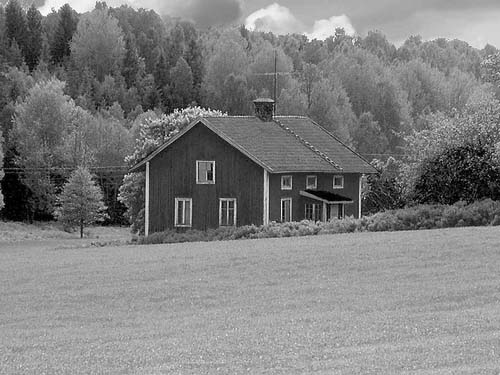
#> input picture Assignment01/img1.jpg, 500 x 375 px
$ jupyter execute Assignment01_2017_13758.ipynb   (shell and % lines are left out)
#> lines starting #> are read from the running program, lines starting #| are printed output that depends on the picture
0. Package Installation

[cell 1]
import numpy as np
import matplotlib.pyplot as plt
import cv2
import os

print("numpy version : ",np.__version__)
print("opencv version : ",cv2.__version__)

1. 2D Fourier Transform of Images

[cell 2]
# image load
img1 = cv2.imread('img1.jpg')
#> img1 is the input picture: shape (375, 500, 3); min 0, max 255, mean 127.1
img2 = cv2.imread('img2.jpg')
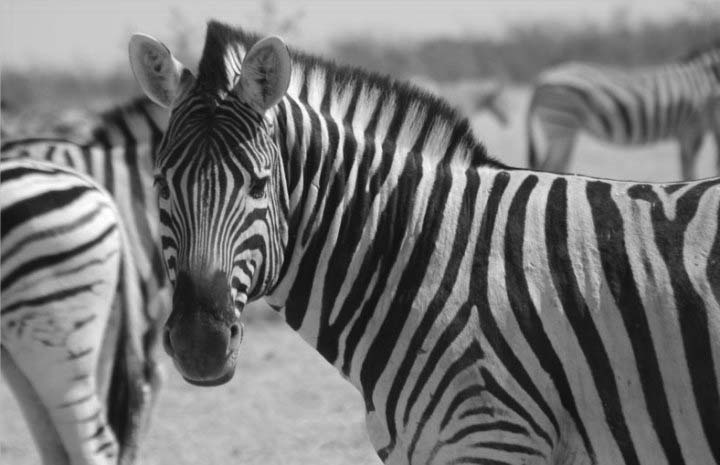
#> input picture Assignment01/img2.jpg, 720 x 465 px
#> img2 is the input picture: shape (465, 720, 3); min 6, max 255, mean 118

# plot raw image
plt.imshow(img1)
plt.title("Raw image of img1")
plt.show()
plt.imshow(img2)
plt.title("Raw image of img2")
plt.show()

# crop image2
h, w, c = img1.shape
#> h = 375; w = 500; c = 3
img2 = cv2.resize(img2, (w,h), interpolation=cv2.INTER_AREA)
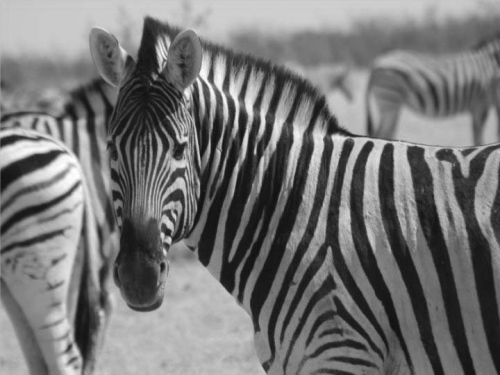
#> img2: shape (375, 500, 3); min 14, max 255, mean 118
plt.imshow(img1)
plt.title("Raw image of img1")
plt.show()
plt.imshow(img2)
plt.title("Resized image of img2")
plt.show()

[cell 3]
# DFT function
def DFT(img):
    img = cv2.cvtColor(img, cv2.COLOR_BGR2GRAY)
    dft = cv2.dft(np.float32(img),flags=cv2.DFT_COMPLEX_OUTPUT)
    dft_shift = np.fft.fftshift(dft)
    magnitude = 20*np.log(cv2.magnitude(dft_shift[:,:,0], dft_shift[:,:,1]))
    phase = cv2.phase(dft_shift[:, :, 0], dft_shift[:, :, 1])

    return magnitude, phase

img1_mag, img1_phase = DFT(img1)
img2_mag, img2_phase = DFT(img2)
#> in DFT (call 2), `magnitude = 20*np.log(cv2.magnitude(dft_shift[:,:,0], dft_shift[:,:,1]))`:
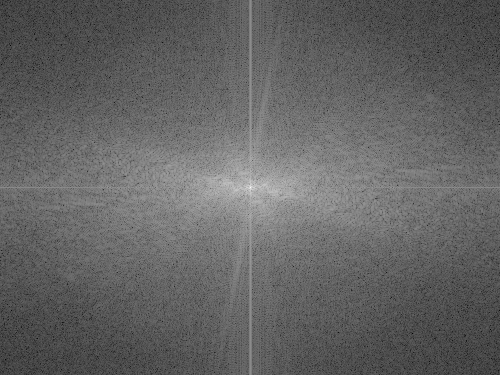
#> magnitude: shape (375, 500) float32; min 18.62, max 338.2, mean 143.5; drawn with min black and max white
#> in DFT (call 2), `phase = cv2.phase(dft_shift[:, :, 0], dft_shift[:, :, 1])`:
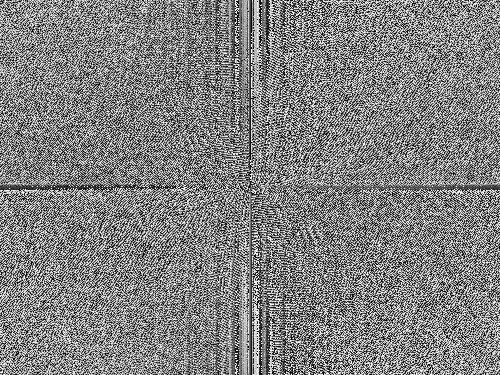
#> phase: shape (375, 500) float32; min 5.17e-05, max 6.28, mean 3.2; drawn with min black and max white

plt.subplot(121),plt.imshow(img1_mag, cmap='gray')
plt.title('Image1 Magnitude')
plt.subplot(122),plt.imshow(img1_phase, cmap='gray')
plt.title('Image1 Phase')
plt.show()

plt.subplot(121),plt.imshow(img2_mag, cmap='gray')
plt.title('Image2 Magnitude')
plt.subplot(122),plt.imshow(img2_phase, cmap='gray')
plt.title('Image2 Phase')
plt.show()

[cell 4]
# mixed magnitude and phase
img1_fshift = np.exp(img1_mag/20) * np.exp(-1j * img2_phase)
img2_fshift = np.exp(img2_mag/20) * np.exp(-1j * img1_phase)

# IFFT function
def IFFT(fshift):
    f_ishift = np.fft.ifftshift(fshift)
    img_back = np.fft.ifft2(f_ishift)
    img_back = np.abs(img_back)
    img_back = np.array(img_back, dtype=np.uint8)
    img_back = cv2.cvtColor(img_back, cv2.COLOR_GRAY2BGR)
#> img_back: shape (375, 500, 3)

    return img_back

new_img1 = IFFT(img1_fshift)
new_img2 = IFFT(img2_fshift)
#> in IFFT (call 2), `img_back = np.array(img_back, dtype=np.uint8)`:
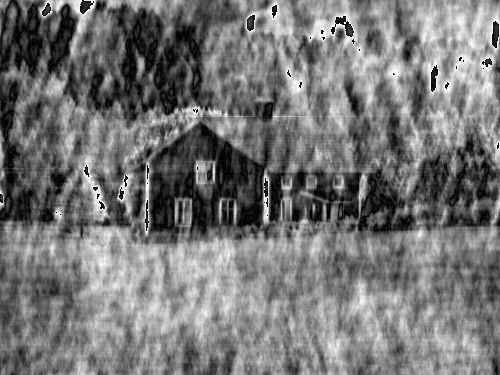
#> img_back: shape (375, 500); min 0, max 255, mean 117.3

plt.imshow(new_img1)
plt.title("New image of img1")
plt.show()
plt.imshow(new_img2)
plt.title("New image of img2")
plt.show()

2. Perspective Image Transforms

[cell 5]
# 2D perspective projection matrix
M1 = [(1.6322, 0, 0), (0.2120, 1.6336, 0.0013), (-101.9757, -0.6322, 1.0000)]
M2 = [(1.4219, 0.3183, 0.0013), (0, 1.4206, 0), (-0.4206, -101.8704, 1.0000)]
M3 = [(0.7033, -0.2239, -0.0009), (0, 0.9991, 0), (0.2958, 0.2239, 1.0000)]
M4 = [(1.1044, -0.3493, 0.0003), (0.0011, 1.5066, 0.0011), (-0.1041, -0.1560, 1.0000)]

# make homogeneous coordinate
def homo_coordinate(img):
    img = img[:,:,0]
    shape = img.shape
#> shape = (375, 500)
    homo_vec = np.ones((*shape, 1))
    homo_vec[:,:,0]=img
    return homo_vec

homo_img1 = homo_coordinate(img1)

# transformation function : apply projection M on img
def transformation(img, M):
    img = img[:,:,0]
    w, h = img.shape
#> w = 375; h = 500
    w_size_max = 5000
    h_size_max = 5000
    u_min = h_size_max
    v_min = w_size_max
    u_max = 0
    v_max = 0
    result = np.zeros((w_size_max, h_size_max))
    for y in range(w):
        for x in range(h):
            before = np.reshape([x, y, 1], (1,3))
            after = before @ M
            p = after[0,0]
            q = after[0,1]
            r = after[0,2]
            u, v = int(p/r + h_size_max/2), int(q/r + w_size_max/2)
            if (u < u_min):
                u_min = u
            if (v < v_min):
                v_min = v
            if (u > u_max):
                u_max = u
            if (v > v_max):
                v_max = v
            result[v,u] = img[y, x]
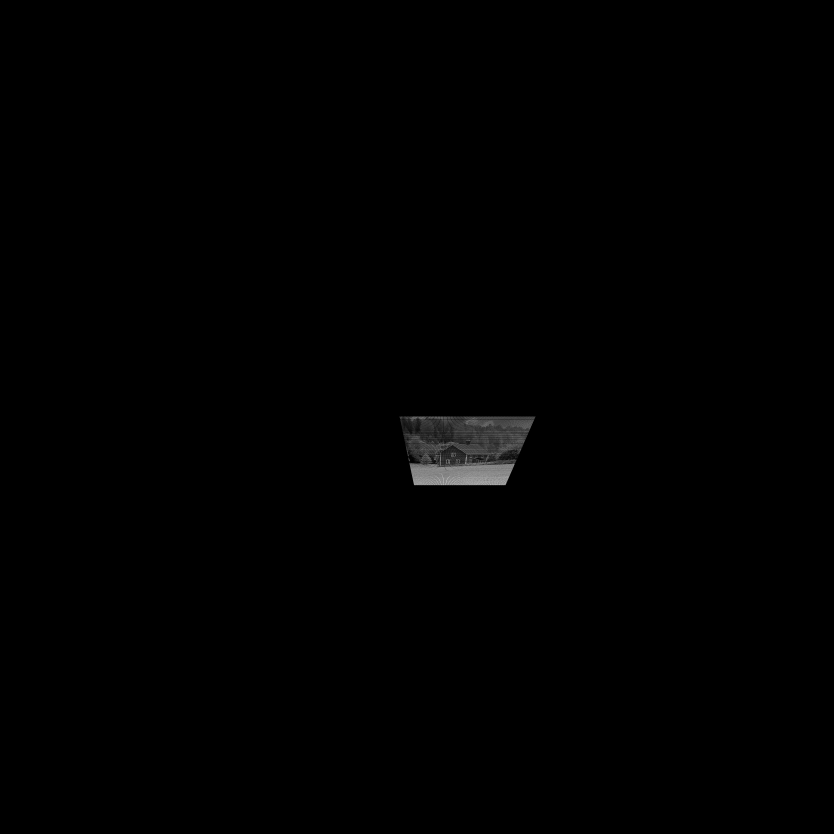
#> result: shape (5000, 5000) float64 (shown at 1/6 size); min 0, max 255, mean 0.9
#> after the loop, u_max = 3212; u_min = 2398; v_max = 2910; v_min = 2499
    result = np.array(result, dtype=np.uint8)
    result = cv2.cvtColor(result, cv2.COLOR_GRAY2BGR)
#> result: shape (5000, 5000, 3)
    result = result[v_min:v_max, u_min:u_max]
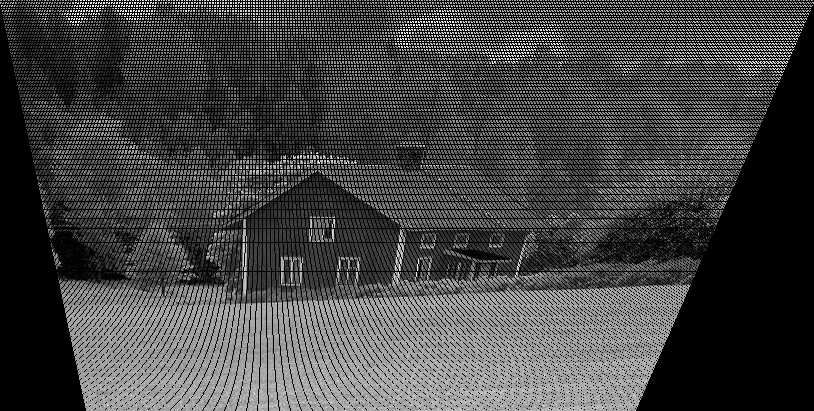
#> result: shape (411, 814, 3); min 0, max 255, mean 66.1
    return result

result1 = transformation(homo_img1, M1)
result2 = transformation(homo_img1, M2)
#> after the loop in transformation (call 2), `for y in range(w):`: u_max = 2930; u_min = 2499; v_max = 2929; v_min = 2398
#> in transformation (call 2), `result = result[v_min:v_max, u_min:u_max]`:
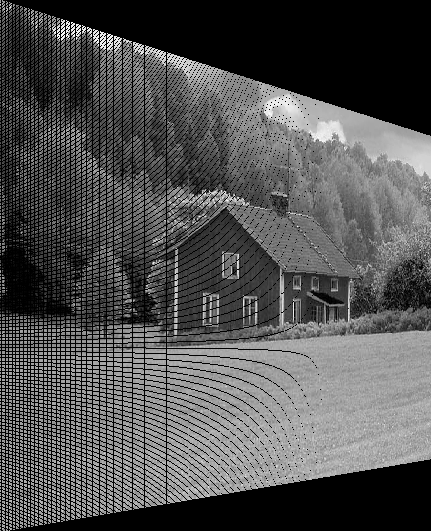
#> result: shape (531, 431, 3); min 0, max 255, mean 81.3
result3 = transformation(homo_img1, M3)
#> after the loop in transformation (call 3), `for y in range(w):`: u_max = 3137; u_min = 2500; v_max = 2975; v_min = 2297
#> in transformation (call 3), `result = result[v_min:v_max, u_min:u_max]`:
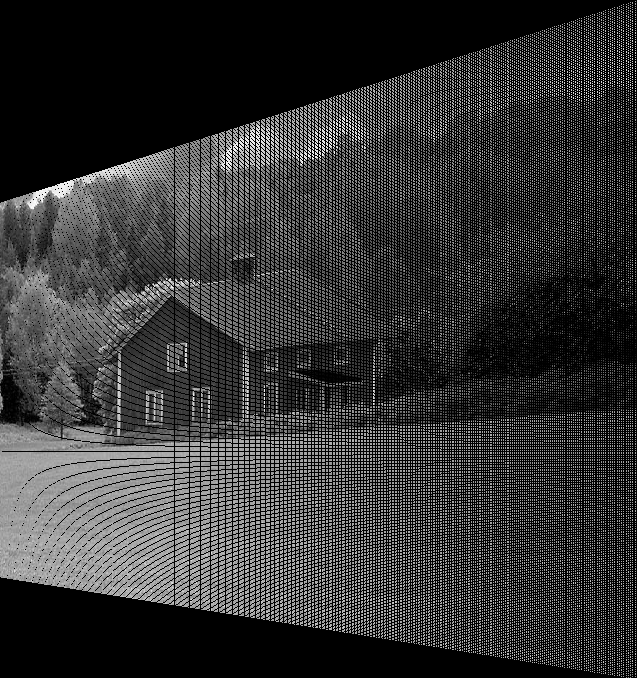
#> result: shape (678, 637, 3); min 0, max 255, mean 52.3
result4 = transformation(homo_img1, M4)
#> after the loop in transformation (call 4), `for y in range(w):`: u_max = 2979; u_min = 2499; v_max = 2899; v_min = 2348
#> in transformation (call 4), `result = result[v_min:v_max, u_min:u_max]`:
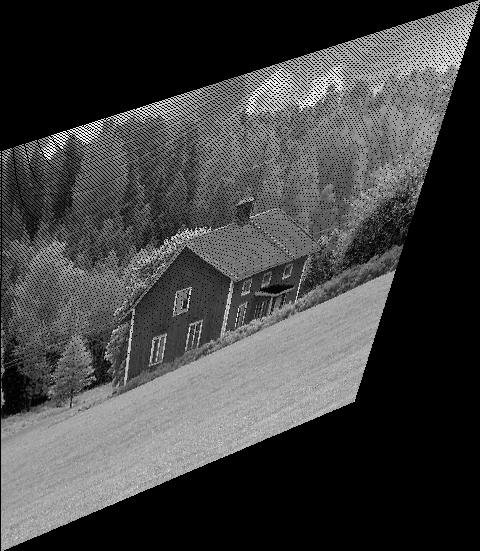
#> result: shape (551, 480, 3); min 0, max 255, mean 66.8

# save the results
cv2.imwrite("projected1.jpg", result1)
cv2.imwrite("projected2.jpg", result2)
cv2.imwrite("projected3.jpg", result3)
cv2.imwrite("projected4.jpg", result4)

#plot the results
plt.imshow(result1)
plt.title("Projected1 image of img1")
plt.show()
plt.imshow(result2)
plt.title("Projected2 image of img1")
plt.show()
plt.imshow(result3)
plt.title("Projected3 image of img1")
plt.show()
plt.imshow(result4)
plt.title("Projected4 image of img1")
plt.show()

3. Camera Calibration

[cell 6]
# input data array
u_ = np.array([880, 43, 270, 886, 745, 943, 476, 419, 317, 783, 235, 665, 655, 427, 412, 746, 434, 525, 716, 602])
v_ = np.array([214, 203, 197, 347, 302, 128, 590, 214, 335, 521, 427, 429, 362, 333, 415, 351, 415, 234, 308, 187])
X_ = np.array([312.747, 305.796, 307.694, 310.149, 311.937, 311.202, 307.106, 309.317, 307.435, 308.253, 306.650, 308.069, 309.671, 308.255, 307.546, 311.036, 307.518, 309.950, 312.160, 311.988])
Y_ = np.array([309.140, 311.649, 312.358, 307.186, 310.105, 307.572, 306.876, 312.490, 310.151, 306.300, 309.301, 306.831, 308.834, 309.955, 308.613, 309.206, 308.175, 311.262, 310.772, 312.709])
Z_ = np.array([30.086, 30.356, 30.418, 29.298, 29.216, 30.682, 28.660, 30.230, 29.318, 28.881, 28.905, 29.189, 29.029, 29.267, 28.963, 28.913, 29.069, 29.990, 29.080, 30.514])

# concatenate data
u_ = np.reshape(u_, (1,-1))
v_ = np.reshape(v_, (1,-1))
X_ = np.reshape(X_, (1,-1))
Y_ = np.reshape(Y_, (1,-1))
Z_ = np.reshape(Z_, (1,-1))
data = np.concatenate((u_, v_, X_, Y_, Z_), axis = 0)
data = np.transpose(data)

# make array A1 that A1*p = 0
A1 = []
for u, v, x, y, z in data:
    A1.append([x, y, z, 1, 0, 0, 0, 0, -u * x, -u * y, -u * z, -u])
    A1.append([0, 0, 0, 0, x, y, z, 1, -v * x, -v * y, -v * z, -v])
A1 = np.array(A1)

# apply SVD : A = U * S * V^T
U, S, VT = np.linalg.svd(A1, full_matrices = True)
P1 = np.transpose(VT)[:,11]
P1 = np.reshape(P1, (3,4))
P1

[cell 7]
# make array A2 that A2 * p = b m34=1
A2 = []
b = []
for u, v, x, y, z in data:
    A2.append([x, y, z, 1, 0, 0, 0, 0, -u * x, -u * y, -u * z])
    b.append([-u])
    A2.append([0, 0, 0, 0, x, y, z, 1, -v * x, -v * y, -v * z])
    b.append([-v])
A2 = np.array(A2)

# apply pseudo inverse
invA = np.linalg.pinv(A2)
P2 = invA @ b
P2 = np.append(P2, [1])
P2 = np.reshape(P2, (3,4))
# normalize P
P2 = P2 / np.linalg.norm(P2)
P2
